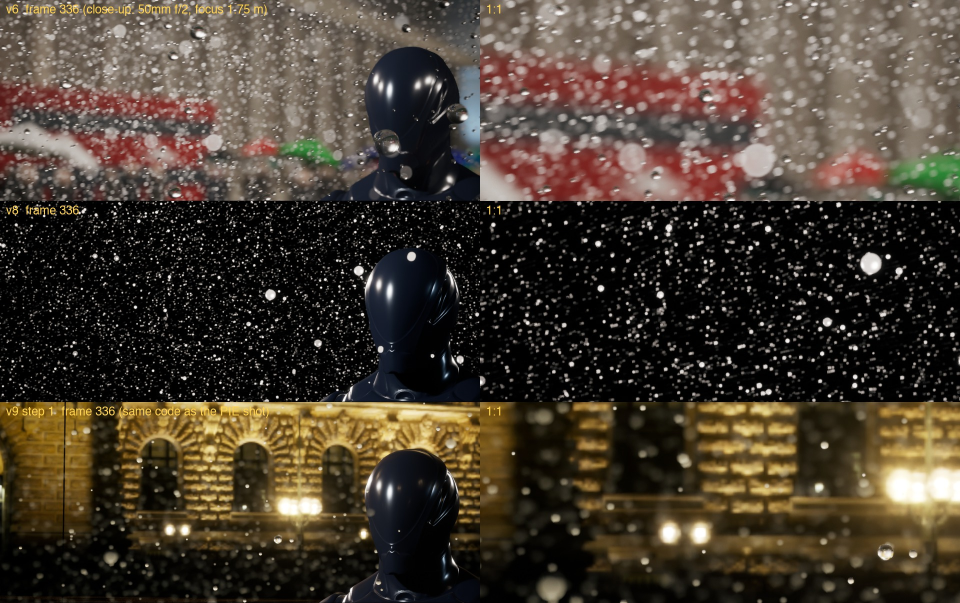
#> input picture Renders/compare_closeup_v6_v8_v9step1.jpg, 1920 x 1206 px (shown at 1/2 size)
$ python review_sheet.py ../Renders/compare_closeup_v6_v8_v9step1.jpg ../Renders/compare_v6_v7_v8.jpg
#> lines starting #> are read from the running program, lines starting #| are printed output that depends on the picture
"""Project Rain - art review sheet: our shot next to fixed Monument Valley references, same layout every round.
    python3 Scripts/review_sheet.py Saved/Shots/<shot>.png SourceArt/Review/<name>.jpg
The references are in the gitignored SourceArt/Reference (not for the repository or the report)."""
import sys

from PIL import Image, ImageDraw

REF = "/Users/guocheng/ProjectRain/SourceArt/Reference/"
REFS = [("REF A: Monument Valley 2 (mv_2_09)", REF + "MonumentValley2/mv_2_09.jpg"),
        ("REF B: Monument Valley 2 (mv_2_06)", REF + "MonumentValley2/mv_2_06.jpg"),
        ("REF C: Monument Valley 2 (mv_2_03)", REF + "MonumentValley2/mv_2_03.jpg")]


def main(shot, out):
#> called with out = '../Renders/compare_v6_v7_v8.jpg'
    W, H = 960, 540
    sheet = Image.new("RGB", (2 * W, 2 * H), (255, 255, 255))
#> sheet: PIL image 1920x1080 RGB; every value is 255
    tiles = [("OURS (UE 5.7 render)", shot)] + REFS
    for i, (label, path) in enumerate(tiles):
        im = Image.open(path).convert("RGB").resize((W, H), Image.LANCZOS)
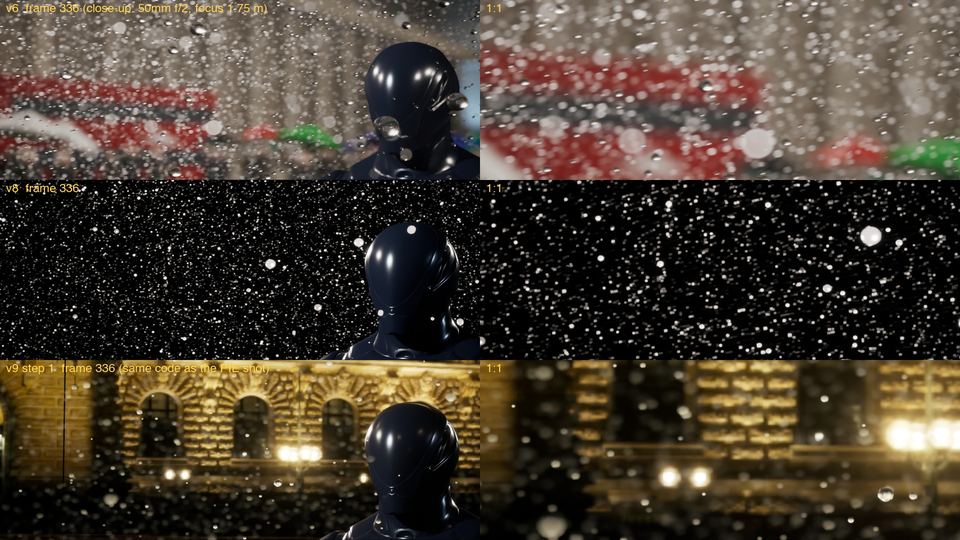
#> im: PIL image 960x540 RGB; mean R, G, B 71.8, 61.5, 49.4
        d = ImageDraw.Draw(im)
        d.rectangle([0, 0, 8 * len(label) + 16, 22], fill=(0, 0, 0))
        d.text((8, 5), label, fill=(255, 255, 255))
        sheet.paste(im, ((i % 2) * W, (i // 2) * H))
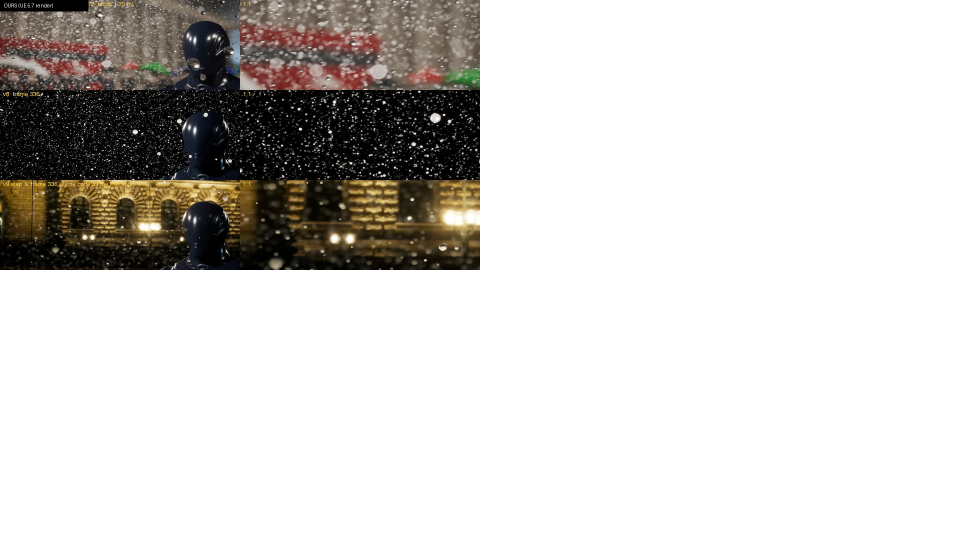
#> sheet: PIL image 1920x1080 RGB (shown at 1/2 size); mean R, G, B 209, 206.4, 203.4
    sheet.save(out, quality=92)
    print(out)


if __name__ == "__main__":
#> (the run stopped early here; a loop or call above may not have finished)
